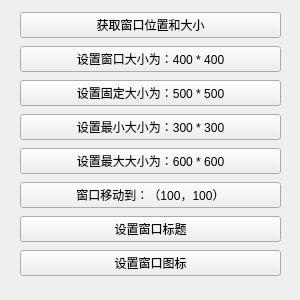
<?xml version="1.0" encoding="UTF-8"?>
<ui version="4.0">
 <class>Widget</class>
 <widget class="QWidget" name="Widget">
  <property name="geometry">
   <rect>
    <x>0</x>
    <y>0</y>
    <width>300</width>
    <height>300</height>
   </rect>
  </property>
  <property name="windowTitle">
   <string>Widget</string>
  </property>
  <widget class="QWidget" name="layoutWidget">
   <property name="geometry">
    <rect>
     <x>20</x>
     <y>10</y>
     <width>261</width>
     <height>271</height>
    </rect>
   </property>
   <layout class="QVBoxLayout" name="verticalLayout">
    <item>
     <widget class="QPushButton" name="btnGetSize">
      <property name="text">
       <string>获取窗口位置和大小</string>
      </property>
     </widget>
    </item>
    <item>
     <widget class="QPushButton" name="btnSetSize">
      <property name="text">
       <string>设置窗口大小为：400 * 400</string>
      </property>
     </widget>
    </item>
    <item>
     <widget class="QPushButton" name="btnSetFixedSize">
      <property name="text">
       <string>设置固定大小为：500 * 500</string>
      </property>
     </widget>
    </item>
    <item>
     <widget class="QPushButton" name="btnSetMinSize">
      <property name="text">
       <string>设置最小大小为：300 * 300</string>
      </property>
     </widget>
    </item>
    <item>
     <widget class="QPushButton" name="btnSetMaxSize">
      <property name="text">
       <string>设置最大大小为：600 * 600</string>
      </property>
     </widget>
    </item>
    <item>
     <widget class="QPushButton" name="btnMove">
      <property name="text">
       <string>窗口移动到：（100，100）</string>
      </property>
     </widget>
    </item>
    <item>
     <widget class="QPushButton" name="btnSetTitle">
      <property name="text">
       <string>设置窗口标题</string>
      </property>
     </widget>
    </item>
    <item>
     <widget class="QPushButton" name="btnSetIcon">
      <property name="text">
       <string>设置窗口图标</string>
      </property>
     </widget>
    </item>
   </layout>
  </widget>
 </widget>
 <resources/>
 <connections/>
</ui>
